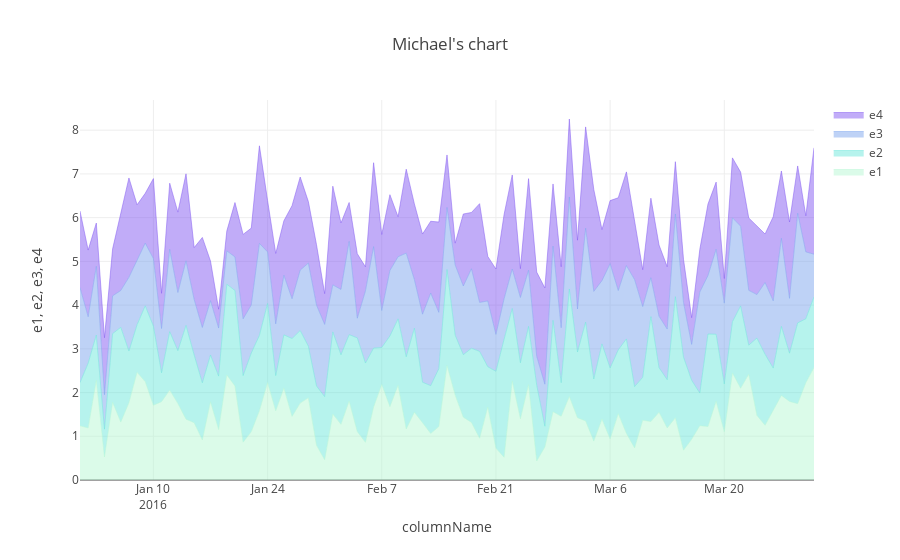

Notebook cell for this chart:
### Markdown cell above
# Kql - render stackedareachart

### Code cell
%%kql 
let randn = () {rand() + rand() + rand()};
range columnName from datetime('2016-01-01') to datetime('2016-03-31') step timespan('1d')
| extend e1 = randn()
| extend e2 = randn()
| extend e3 = randn()
| extend e4 = randn()
| render stackedareachart title="Michael's chart"
